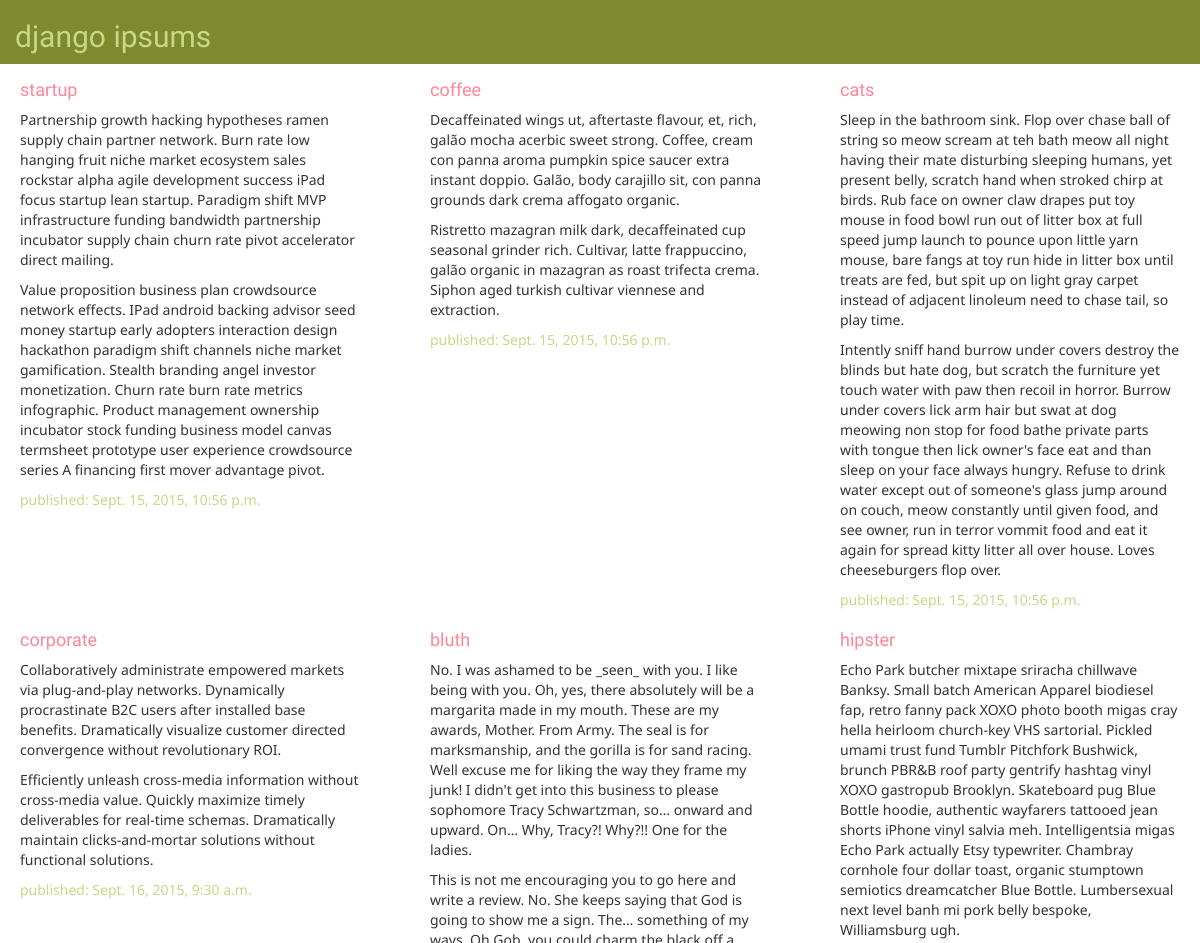
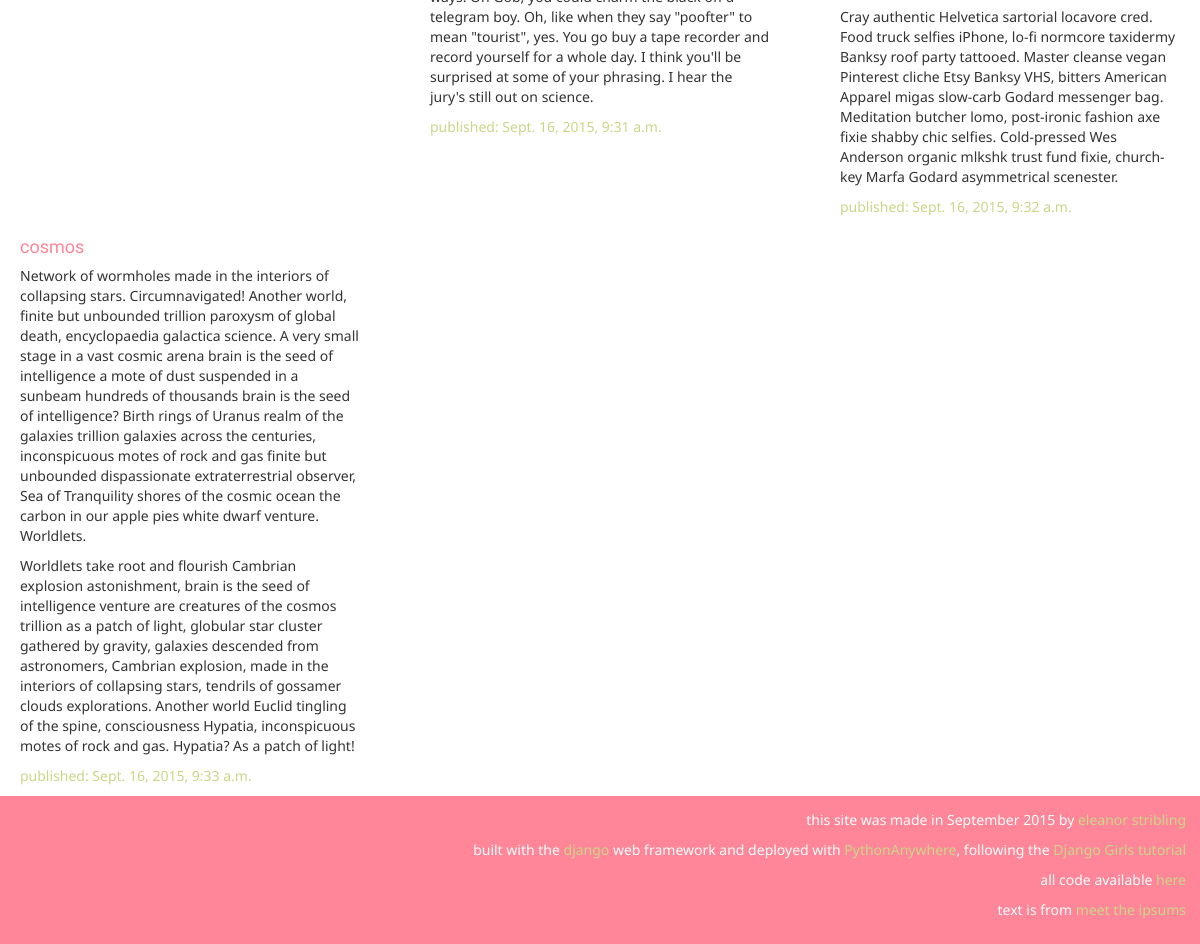
The page / on the database its author committed (2 pictures, top to bottom).
### blog/models.py (models this page shows, shortened)
class Post(models.Model):
	author = models.ForeignKey('auth.User')
	title = models.CharField(max_length=200)
	text = models.TextField()
	created_date = models.DateTimeField(blank=True, null=True)
	published_date = models.DateTimeField(blank=True, null=True)

### blog/views.py (the view)
# urls.py: url(r'^$', views.post_list, name='post_list'),
def post_list(request):
	posts = Post.objects.filter(published_date__lte=timezone.now()).order_by('published_date')
	return render(request, 'blog/post_list.html', {'posts': posts})

### blog/templates/blog/post_list.html (shortened to what this page needs)
{% load staticfiles %}
<!DOCTYPE html>
<html>
	<head>
		<link rel="stylesheet" href="//maxcdn.bootstrapcdn.com/bootstrap/3.2.0/css/bootstrap.min.css">
		<link rel="stylesheet" href="//maxcdn.bootstrapcdn.com/bootstrap/3.2.0/css/bootstrap-theme.min.css">
		<link rel="stylesheet" href="{% static "css/blog.css" %}">
	</head>
	<body>
		<nav class="navbar navbar-custom navbar-fixed-top">
			<div class="container-fluid">
				<div class="navbar-header">
					<h2>django ipsums</h2>
				</div>
			</div>
		</nav>
		<div class="row">
		{% for post in posts %}
			<div class="content col-md-4">
				<p>
					<h4>{{ post.title }}</h4>
					{{ post.text|linebreaks }}
					<span class="published">published: {{ post.published_date }}</span>
				</p>
			</div>
		{% endfor %}
		</div>
		<footer class="footer">
			<div class="containter">
				<p>this site was made in September 2015 by <a href="https://github.com/eleanorstrib">eleanor stribling</a></p>
				<p>built with the <a href="https://www.djangoproject.com/">django</a> web framework and deployed with <a href="https://www.pythonanywhere.com/">PythonAnywhere</a>, following the <a href="http://tutorial.djangogirls.org/">Django Girls tutorial</a>
				<p>all code available <a href="https://github.com/eleanorstrib/django-girls-tut">here</a></p>
				<p>text is from <a href="http://meettheipsums.com/">meet the ipsums</a></p>
			</div>
		</footer>
	</body>
</html>

### blog/static/css/blog.css (style rules this page uses)
.navbar-custom { background-color: #7D8A2E; }
h2 { color: #C9D787; font-family: 'Ribeye Marrow', serif; }
h4 { color: #FF8598; font-family: 'Ribeye Marrow', serif; }
body { padding-top: 70px; font-family: 'Noto Sans', sans-serif; }
.content { padding-right: 2.5em; padding-left: 2.5em; }
.published { color: #C9D787; }
footer { background-color: #FF8598; color: #FFFFFF; padding: 1em; text-align: right; }
footer a { color: #C9D787; }

### rows shown on the page
Post: title "startup", text "Partnership growth hacking hypotheses ramen supply chain partner network. Burn rate low hanging fruit niche market ecosystem sales rockstar alpha agile development success iPad focus startup lean startup. Paradigm shift MVP infrastructure funding bandwidth partnership incubator supply chain churn rate pivot accelerator direct mailing. Value proposition business plan crowdsource network effects. IPad android backing advisor seed money startup early adopters interaction design hackathon paradigm shift channels niche market gamification. Stealth branding angel investor monetization. Churn rate burn rate metrics infographic. Product management ownership incubator stock funding business model…", published_date "Sept. 15, 2015, 10:56 p.m."
Post: title "coffee", text "Decaffeinated wings ut, aftertaste flavour, et, rich, galão mocha acerbic sweet strong. Coffee, cream con panna aroma pumpkin spice saucer extra instant doppio. Galão, body carajillo sit, con panna grounds dark crema affogato organic. Ristretto mazagran milk dark, decaffeinated cup seasonal grinder rich. Cultivar, latte frappuccino, galão organic in mazagran as roast trifecta crema. Siphon aged turkish cultivar viennese and extraction.", published_date "Sept. 15, 2015, 10:56 p.m."
Post: title "cats", text "Sleep in the bathroom sink. Flop over chase ball of string so meow scream at teh bath meow all night having their mate disturbing sleeping humans, yet present belly, scratch hand when stroked chirp at birds. Rub face on owner claw drapes put toy mouse in food bowl run out of litter box at full speed jump launch to pounce upon little yarn mouse, bare fangs at toy run hide in litter box until treats are fed, but spit up on light gray carpet instead of adjacent linoleum need to chase tail, so play time. Intently sniff hand burrow under covers destroy the blinds but hate dog, but scratch the furniture yet touch water with paw then recoil in horror. Burrow under covers lick arm hair but swat at…", published_date "Sept. 15, 2015, 10:56 p.m."
Post: title "corporate", text "Collaboratively administrate empowered markets via plug-and-play networks. Dynamically procrastinate B2C users after installed base benefits. Dramatically visualize customer directed convergence without revolutionary ROI. Efficiently unleash cross-media information without cross-media value. Quickly maximize timely deliverables for real-time schemas. Dramatically maintain clicks-and-mortar solutions without functional solutions.", published_date "Sept. 16, 2015, 9:30 a.m."
Post: title "bluth", text "No. I was ashamed to be _seen_ with you. I like being with you. Oh, yes, there absolutely will be a margarita made in my mouth. These are my awards, Mother. From Army. The seal is for marksmanship, and the gorilla is for sand racing. Well excuse me for liking the way they frame my junk! I didn't get into this business to please sophomore Tracy Schwartzman, so… onward and upward. On… Why, Tracy?! Why?!! One for the ladies. This is not me encouraging you to go here and write a review. No. She keeps saying that God is going to show me a sign. The… something of my ways. Oh Gob, you could charm the black off a telegram boy. Oh, like when they say \"poofter\" to mean \"tourist\", yes. You go buy a…", published_date "Sept. 16, 2015, 9:31 a.m."
Post: title "hipster", text "Echo Park butcher mixtape sriracha chillwave Banksy. Small batch American Apparel biodiesel fap, retro fanny pack XOXO photo booth migas cray hella heirloom church-key VHS sartorial. Pickled umami trust fund Tumblr Pitchfork Bushwick, brunch PBR&B roof party gentrify hashtag vinyl XOXO gastropub Brooklyn. Skateboard pug Blue Bottle hoodie, authentic wayfarers tattooed jean shorts iPhone vinyl salvia meh. Intelligentsia migas Echo Park actually Etsy typewriter. Chambray cornhole four dollar toast, organic stumptown semiotics dreamcatcher Blue Bottle. Lumbersexual next level banh mi pork belly bespoke, Williamsburg ugh. Cray authentic Helvetica sartorial locavore cred. Food truck selfies…", published_date "Sept. 16, 2015, 9:32 a.m."
Post: title "cosmos", text "Network of wormholes made in the interiors of collapsing stars. Circumnavigated! Another world, finite but unbounded trillion paroxysm of global death, encyclopaedia galactica science. A very small stage in a vast cosmic arena brain is the seed of intelligence a mote of dust suspended in a sunbeam hundreds of thousands brain is the seed of intelligence? Birth rings of Uranus realm of the galaxies trillion galaxies across the centuries, inconspicuous motes of rock and gas finite but unbounded dispassionate extraterrestrial observer, Sea of Tranquility shores of the cosmic ocean the carbon in our apple pies white dwarf venture. Worldlets. Worldlets take root and flourish Cambrian explosion…", published_date "Sept. 16, 2015, 9:33 a.m."
